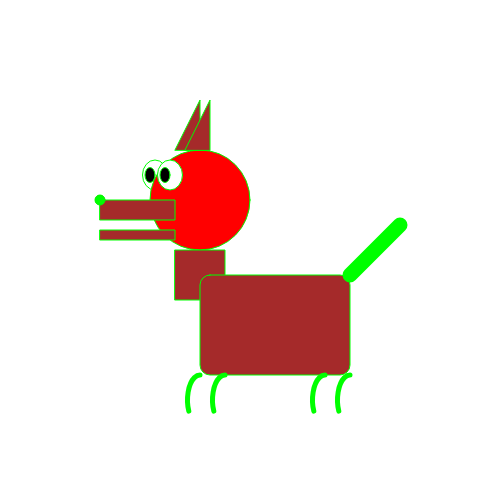
Frame 1 (no input)
Frame 60 (no input): identical to frame 1, image omitted
Frame 120 (the mouse pressed at the canvas centre since frame 60): identical to frame 1, image omitted

The p5.js sketch that drew this single still picture (run headless with seeded random() and noise() and a simulated clock; from frame 60 on, the mouse is pressed at the canvas centre):

// p5.js sketch
// ── sketch.js
function setup() {
  // put setup code here
  createCanvas(500,500);
  background("black");
  background(255);
  background(0);
  background(255,255,255);
  background(0,0,0);
  background(255,0,0);

}

function draw() {
  // put drawing code here
  background(255);
  strokeWeight(1);
  fill(255,255,255);
  stroke(0,255,0);
  //first eye
  ellipse(155,175,25,30);
  fill(0);
  //first pupil
  ellipse(150,175,10,15);

  fill(255,0,0);
  // head
  ellipse(200,200,100,100);

  fill("brown");
  // mouth
  rect(100,200,75,20);
  rect(100,230,75,10);

  //nose
  ellipse(100,200,10,10);

  strokeWeight(10);
  point(100,200);

  fill(255);
  strokeWeight(1);
  // second eye
  ellipse(170,175,25,30);

  fill(0);
  // second pupil
  ellipse(165,175,10,15);

  fill("brown");
  //neck
  rect(175,250,50,50);

  // body
  rect(200,275,150,100,10);

  //ears
  triangle(175,150,200,100,200,150);
  triangle(175 + 10,150,200 + 10,100,200 + 10,150);

  // tail
  strokeWeight(15);
  line(350,275, 350+50,275-50);

  noFill();
  strokeWeight(5);
  angleMode(DEGREES);
  arc(200,400,25,50,135,270);
  arc(225,400,25,50,135,270);
  arc(325,400,25,50,135,270);
  arc(350,400,25,50,135,270);
}






//end of code
